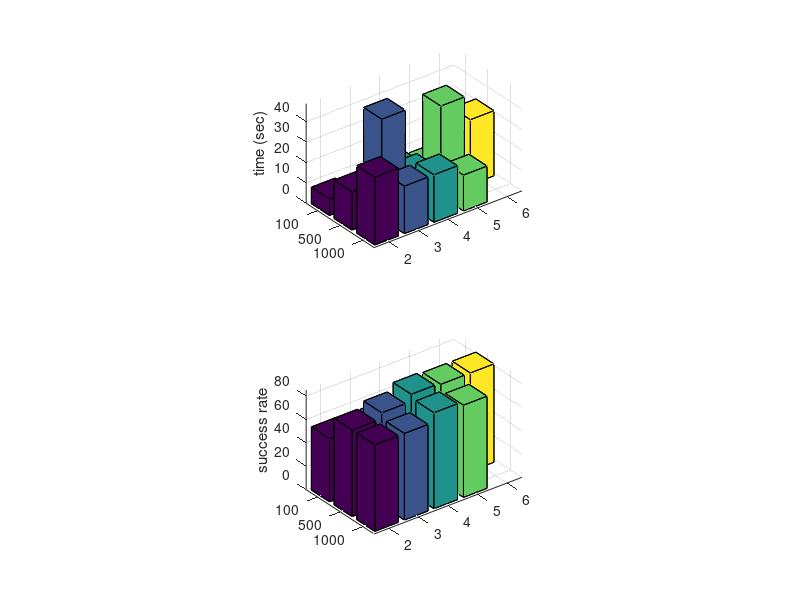
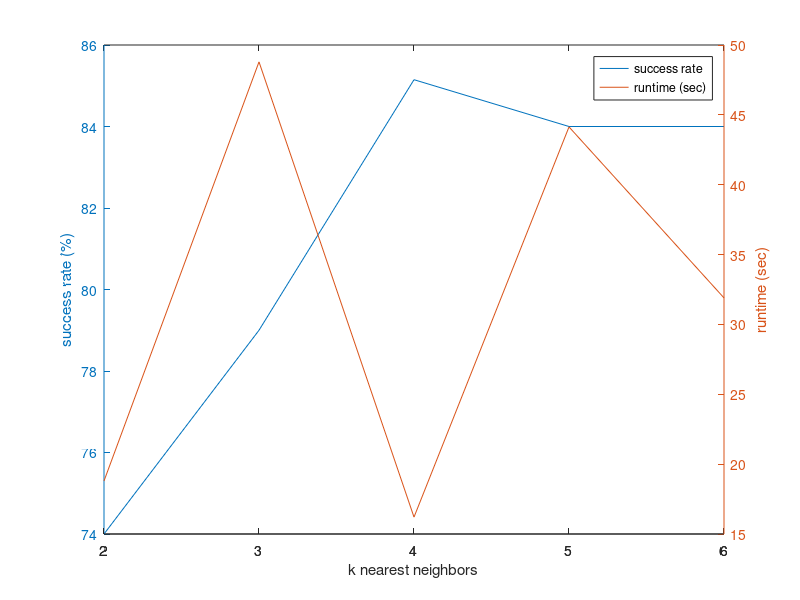
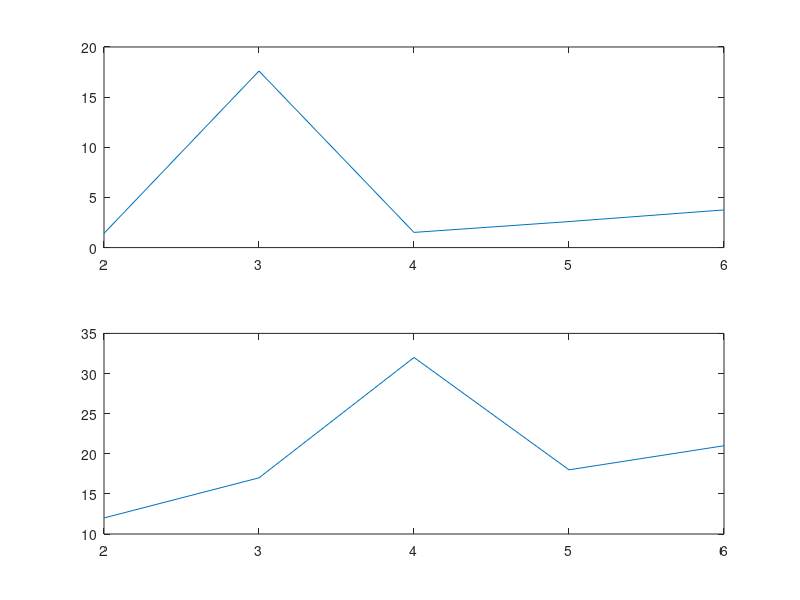

Write MATLAB code to recreate these figures, in order.
% Test what is the success rate for the 100 random queries in "./data/feasible_queries.txt" (known to
% have a solution) with regards to the size of the map and number of
% connections.

clear all
% clc

%%

D = load('Benchmark_rand_sg_noObs.txt');
D = D(D(:,3) <= 99, :);

%% Check

n = unique(D(:,3));
for i = 1:length(n)
    s = D(D(:,3)==n(i),6);
    if ~any(s)
        disp(['Failed in ' num2str(n(i))]);
    end
end

%% Proccess

ms = unique(D(:,1));
knn = unique(D(:,2));
T = zeros(length(ms), length(knn));
S = zeros(length(ms), length(knn));

for i = 1:length(ms)
    M = D(D(:,1)==ms(i), 2:end);
    for j = 1:length(knn)
        K = M(M(:,1)==knn(j),2:end);
        S(i,j) = sum(K(:,4))/size(K,1);
        T(i,j) = mean(K(K(:,4)==1,6));
    end
end

%%
figure(1)
subplot(211)
bar3(T);
set(gca,'XTickLabel',2:6);
set(gca,'YTickLabel',{'100','500','1000'});
zlabel('time (sec)');

subplot(212)
bar3(S*100);
set(gca,'XTickLabel',2:6);
set(gca,'YTickLabel',{'100','500','1000'});
zlabel('success rate');

%%

figure(2)
[hAx,hLine1,hLine2] = plotyy(knn, S(2,:)*100, knn, T(2,:));
legend('success rate','runtime (sec)');
xlabel('k nearest neighbors')

ylabel(hAx(1),'success rate (%)') % left y-axis
ylabel(hAx(2),'runtime (sec)') % right y-axis

%%
Y = D(D(:,1)==500 ,[2 3 6 8]); %& D(:,3)==0
knn = unique(Y(:,1));
n = unique(Y(:,2));
E = zeros(length(n), length(knn));
R = zeros(length(knn), 1);

for i = 1:length(n)
    M = Y(Y(:,2)==n(i),:);
    M = sortrows(M,1);
    [minT, im] = min(M(:,4));
    for j = 1:size(M,1)
        if ~M(j,3)
            continue;
        end
        E(i,M(j,1)-1) = (M(j,4) - minT)/minT;
    end
    
    im = M(im,1) - 1;
    R(im) = R(im) + 1;
end

v = mean(E(1:end,:));

figure(3)
subplot(211)
plot(knn, v);
subplot(212)
plot(knn, R);